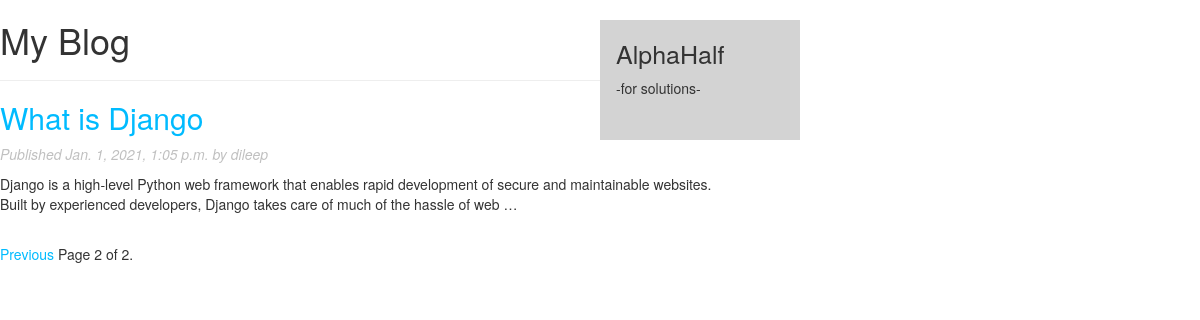
Screenshot of /blog/?page=2 with the database file from the repository.
### blog/models.py (models this page shows, shortened)
class Post(models.Model):
    STATUS_CHOICES = (
        ('draft', 'Draft'),
        ('published', 'Published'),
    )
    title = models.CharField(max_length=250)
    slug = models.SlugField(max_length=250, unique_for_date='publish')
    author = models.ForeignKey(User, on_delete=models.CASCADE, related_name='blog_posts')
    body = models.TextField()
    publish = models.DateTimeField(default=timezone.now)
    created = models.DateTimeField(auto_now_add=True)
    updated = models.DateTimeField(auto_now=True)
    status = models.CharField(max_length=10, choices=STATUS_CHOICES, default='draft')
    objects = models.Manager() # the default manager
    published = PublishedManager() # our custom manager
    def get_absolute_url(self):
        return reverse('blog:post_detail',
                        args=[self.publish.year,
                            self.publish.month,
                            self.publish.day,
                            self.slug])
    class Meta:
        ordering = ('-publish',)

### blog/views.py (the view)
# urls.py: path('', views.post_list, name='post_list'),
def post_list(request):
    object_list = Post.published.all()
    paginator = Paginator(object_list, 3)
    page = request.GET.get('page')
    try:
    	posts = paginator.page(page)
    except PageNotAnInteger:
    	posts = paginator.page(1)
    except EmptyPage:
    	posts = paginator.page(paginator.num_pages)
    return render(request, 'blog/post/list.html', {'page': page, 'posts': posts})

### blog/models.py (called while the page is built)
    def get_queryset(self):
        return super(PublishedManager, self).get_queryset()\
                                            .filter(status='published')

### blog/templates/blog/post/list.html (shortened to what this page needs)
{% extends 'blog/base.html' %}
{% block content %}
	<h1>My Blog</h1>
	<hr>
	{% for post in posts %}
		<h2>
    		<a href="{{ post.get_absolute_url }}">
    			{{ post.title }}
    		</a>
		</h2>
		<p class="date">
			Published {{ post.publish }} by {{ post.author }}
		</p>
		<p class="hello">
			{{ post.body|truncatewords:30 | linebreaks }}
		</p>
	{% endfor %}
	{% include "pagination.html" with page=posts %}
{% endblock %}

### blog/templates/blog/base.html (style rules this page uses)
.date { color: silver; font-style: italic; font-weight: normal; }
hr { width:60%; text-align:left; margin-left:0; }
p { width: 60%; }
a { color: #00BBFF; }

### rows the page displays
Post: title "What is Django", publish "Jan. 1, 2021, 1:05 p.m.", author "dileep", body "Django is a high-level Python web framework that enables rapid development of secure and maintainable websites. Built by experienced developers, Django takes care of much of the hassle of web …"

### other values shown
{{ page.number }} "2"
{{ page.paginator.num_pages }} "2"
